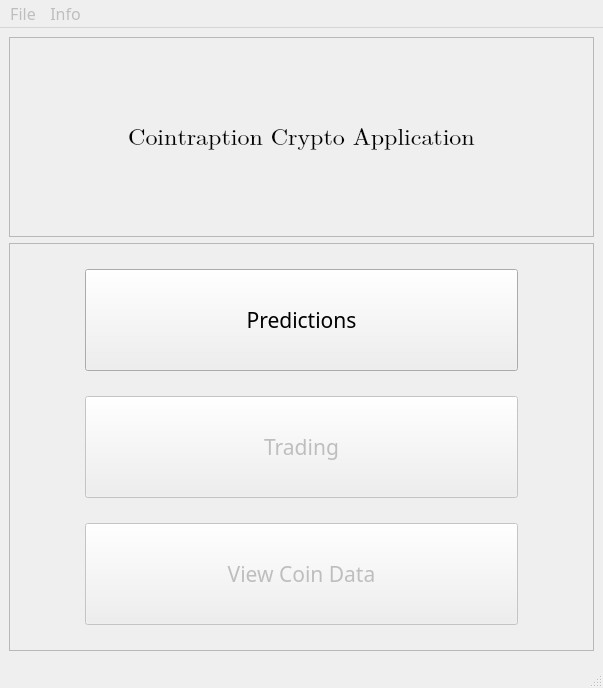
<?xml version="1.0" encoding="UTF-8"?>
<ui version="4.0">
 <class>MainWindow</class>
 <widget class="QMainWindow" name="MainWindow">
  <property name="geometry">
   <rect>
    <x>0</x>
    <y>0</y>
    <width>603</width>
    <height>688</height>
   </rect>
  </property>
  <property name="sizePolicy">
   <sizepolicy hsizetype="MinimumExpanding" vsizetype="MinimumExpanding">
    <horstretch>0</horstretch>
    <verstretch>0</verstretch>
   </sizepolicy>
  </property>
  <property name="font">
   <font>
    <family>Source Sans Pro</family>
    <pointsize>12</pointsize>
   </font>
  </property>
  <property name="windowTitle">
   <string>MainWindow</string>
  </property>
  <widget class="QWidget" name="centralwidget">
   <property name="sizePolicy">
    <sizepolicy hsizetype="MinimumExpanding" vsizetype="MinimumExpanding">
     <horstretch>0</horstretch>
     <verstretch>0</verstretch>
    </sizepolicy>
   </property>
   <layout class="QVBoxLayout" name="verticalLayout">
    <item>
     <widget class="QFrame" name="frame">
      <property name="sizePolicy">
       <sizepolicy hsizetype="MinimumExpanding" vsizetype="MinimumExpanding">
        <horstretch>0</horstretch>
        <verstretch>0</verstretch>
       </sizepolicy>
      </property>
      <property name="maximumSize">
       <size>
        <width>10000</width>
        <height>200</height>
       </size>
      </property>
      <property name="frameShape">
       <enum>QFrame::StyledPanel</enum>
      </property>
      <property name="frameShadow">
       <enum>QFrame::Raised</enum>
      </property>
      <layout class="QVBoxLayout" name="verticalLayout_2">
       <item>
        <widget class="QLabel" name="mainTitleLabel">
         <property name="sizePolicy">
          <sizepolicy hsizetype="MinimumExpanding" vsizetype="MinimumExpanding">
           <horstretch>0</horstretch>
           <verstretch>0</verstretch>
          </sizepolicy>
         </property>
         <property name="minimumSize">
          <size>
           <width>300</width>
           <height>50</height>
          </size>
         </property>
         <property name="maximumSize">
          <size>
           <width>12000</width>
           <height>8000</height>
          </size>
         </property>
         <property name="font">
          <font>
           <family>Cambria Math</family>
           <pointsize>18</pointsize>
          </font>
         </property>
         <property name="layoutDirection">
          <enum>Qt::LeftToRight</enum>
         </property>
         <property name="text">
          <string>Cointraption Crypto Application</string>
         </property>
         <property name="alignment">
          <set>Qt::AlignCenter</set>
         </property>
        </widget>
       </item>
      </layout>
     </widget>
    </item>
    <item>
     <widget class="QFrame" name="frame_2">
      <property name="frameShape">
       <enum>QFrame::StyledPanel</enum>
      </property>
      <property name="frameShadow">
       <enum>QFrame::Raised</enum>
      </property>
      <layout class="QVBoxLayout" name="verticalLayout_3">
       <property name="spacing">
        <number>25</number>
       </property>
       <property name="leftMargin">
        <number>75</number>
       </property>
       <property name="topMargin">
        <number>25</number>
       </property>
       <property name="rightMargin">
        <number>75</number>
       </property>
       <property name="bottomMargin">
        <number>25</number>
       </property>
       <item>
        <widget class="QPushButton" name="predictionsButton">
         <property name="sizePolicy">
          <sizepolicy hsizetype="MinimumExpanding" vsizetype="MinimumExpanding">
           <horstretch>0</horstretch>
           <verstretch>0</verstretch>
          </sizepolicy>
         </property>
         <property name="font">
          <font>
           <family>Source Sans Pro</family>
           <pointsize>16</pointsize>
          </font>
         </property>
         <property name="text">
          <string>Predictions</string>
         </property>
        </widget>
       </item>
       <item>
        <widget class="QPushButton" name="tradesButton">
         <property name="enabled">
          <bool>false</bool>
         </property>
         <property name="sizePolicy">
          <sizepolicy hsizetype="MinimumExpanding" vsizetype="MinimumExpanding">
           <horstretch>0</horstretch>
           <verstretch>0</verstretch>
          </sizepolicy>
         </property>
         <property name="font">
          <font>
           <family>Source Sans Pro</family>
           <pointsize>16</pointsize>
          </font>
         </property>
         <property name="toolTipDuration">
          <number>-3</number>
         </property>
         <property name="text">
          <string>Trading</string>
         </property>
        </widget>
       </item>
       <item>
        <widget class="QPushButton" name="dataViewButton">
         <property name="enabled">
          <bool>false</bool>
         </property>
         <property name="sizePolicy">
          <sizepolicy hsizetype="MinimumExpanding" vsizetype="MinimumExpanding">
           <horstretch>0</horstretch>
           <verstretch>0</verstretch>
          </sizepolicy>
         </property>
         <property name="font">
          <font>
           <family>Source Sans Pro</family>
           <pointsize>16</pointsize>
          </font>
         </property>
         <property name="text">
          <string>View Coin Data</string>
         </property>
        </widget>
       </item>
      </layout>
     </widget>
    </item>
   </layout>
  </widget>
  <widget class="QMenuBar" name="menubar">
   <property name="geometry">
    <rect>
     <x>0</x>
     <y>0</y>
     <width>603</width>
     <height>26</height>
    </rect>
   </property>
   <property name="sizePolicy">
    <sizepolicy hsizetype="MinimumExpanding" vsizetype="Minimum">
     <horstretch>0</horstretch>
     <verstretch>0</verstretch>
    </sizepolicy>
   </property>
   <property name="font">
    <font>
     <family>Source Sans Pro</family>
     <pointsize>12</pointsize>
    </font>
   </property>
   <widget class="QMenu" name="menuFile">
    <property name="enabled">
     <bool>false</bool>
    </property>
    <property name="title">
     <string>File</string>
    </property>
    <addaction name="actionImport_Data"/>
    <addaction name="actionOptions"/>
   </widget>
   <widget class="QMenu" name="menuHelp">
    <property name="enabled">
     <bool>false</bool>
    </property>
    <property name="title">
     <string>Info</string>
    </property>
    <addaction name="actionManual_Parameters"/>
    <addaction name="actionAutomatic_Parameters"/>
    <addaction name="actionStock_Data"/>
   </widget>
   <addaction name="menuFile"/>
   <addaction name="menuHelp"/>
  </widget>
  <widget class="QStatusBar" name="statusbar"/>
  <action name="actionOptions">
   <property name="text">
    <string>Options</string>
   </property>
  </action>
  <action name="actionManual_Parameters">
   <property name="text">
    <string>Manual Parameters</string>
   </property>
  </action>
  <action name="actionStock_Data">
   <property name="text">
    <string>Stock Data</string>
   </property>
  </action>
  <action name="actionAutomatic_Parameters">
   <property name="text">
    <string>Automatic Parameters</string>
   </property>
  </action>
  <action name="actionImport_Data">
   <property name="text">
    <string>Import Data</string>
   </property>
  </action>
 </widget>
 <resources/>
 <connections/>
</ui>
